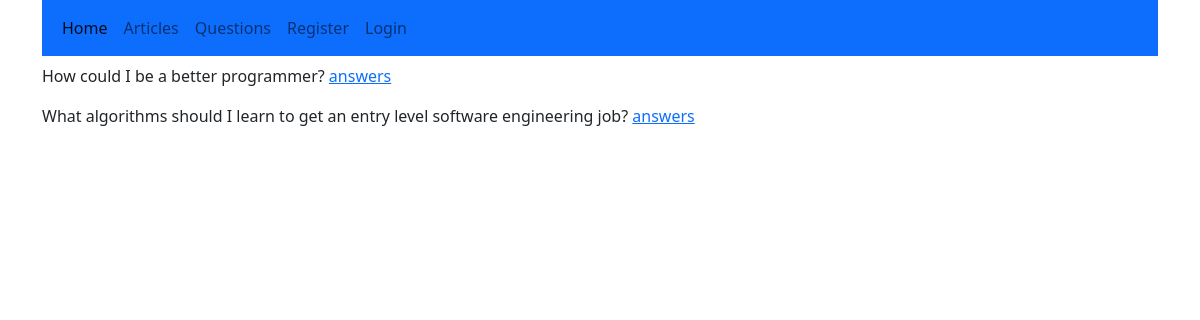
Screenshot of /discussion/ with the database file from the repository.
### discussion_forum_app/models.py (models this page shows)
class BaseModel(models.Model):
    created_at = models.DateField(auto_now_add=True)
    updated_at = models.DateField(auto_now=True)

class Question(BaseModel):
    user = models.ForeignKey(User,on_delete=models.DO_NOTHING,related_name='user_question')
    asking = models.CharField(max_length=264)

### discussion_forum_app/views.py (the view)
# urls.py: path('',views.Questions.as_view(),name='discussionhome'),
class Questions(ListView):
    model = Question
    context_object_name = 'questions'
    template_name = 'discussion_forum_app/discussionhome.html'

### templates/discussion_forum_app/discussionhome.html (shortened to what this page needs)
{% extends 'base.html' %}
{% block body_block %}
  {% for question in questions %}
    <p>{{question.asking}}  <a href="{% url 'discussion_forum_app:answeraquestion' pk=question.id %}">answers</a></p>
  {% endfor %}
{% endblock %}

### rows the page displays
Question: asking "How could I be a better programmer?"
Question: asking "What algorithms should I learn to get an entry level software engineering job?"
